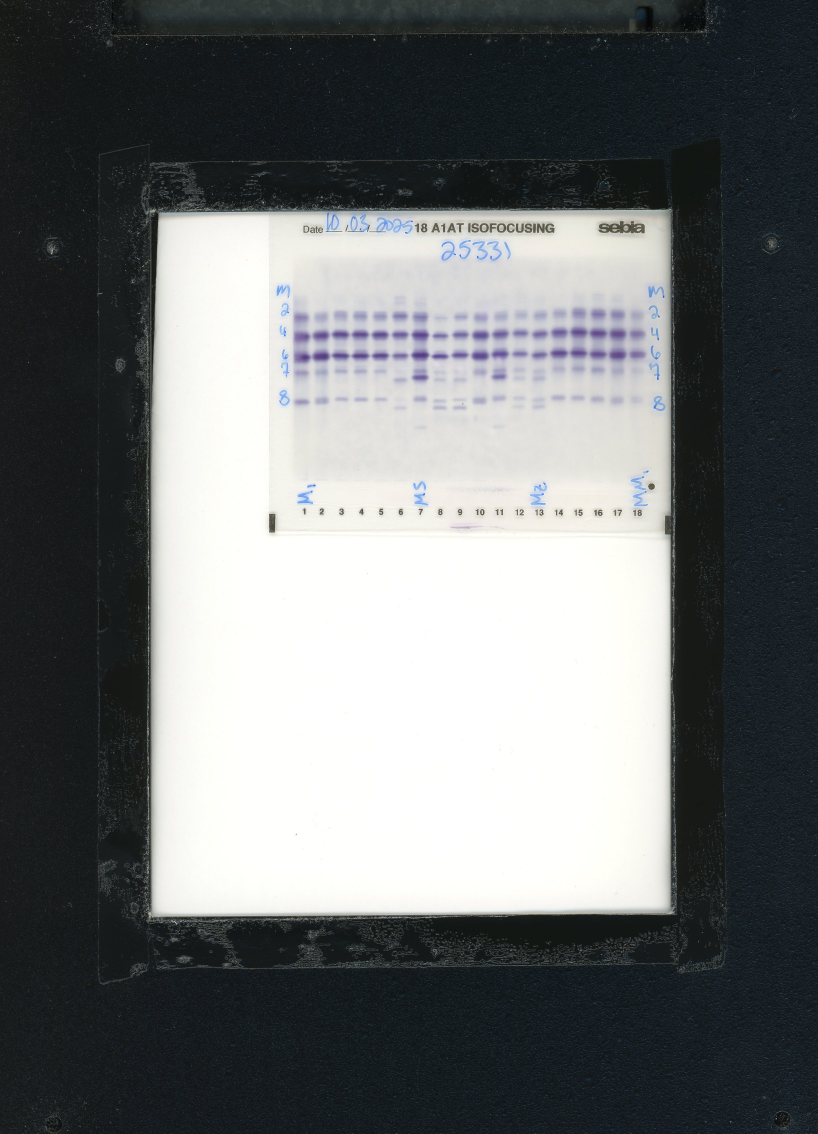
#> input picture gel_scans/25331.jpg, 2454 x 3401 px, given in place of 25331.jpeg, which was not available (shown at 1/3 size)
$ python Test_extraction.py
#> lines starting #> are read from the running program, lines starting #| are printed output that depends on the picture; pictures that were not available may be replaced by others from this repository, and a replacement may not be noted
# Gel Lane Extraction & 1D Trace Labelling Template
# Requirements: numpy, matplotlib, opencv-python, pandas, scipy

# pip install opencv-python
# pip install -U scikit-learn

import cv2
import numpy as np
import matplotlib.pyplot as plt
import pandas as pd
from scipy.signal import find_peaks
import os

# projectdirect = "C:/Users/M297055/OneDrive - Mayo Clinic/Documents/Research/"
projectdirect = "/Users/cvieni/Documents/Path_alpha1Gels_VB"
working_direct = os.path.join(projectdirect, "Wilrich_alpha1_Isofocus_machinelearning/")
img_direct = os.path.join(working_direct, "images/")

img_filename = "25331.jpeg"  # Change this to your PDF file
img_path = os.path.join(img_direct, img_filename)


img = cv2.imread(img_path, cv2.IMREAD_GRAYSCALE)
#> img: shape (3401, 2454); min 0, max 255, mean 110.7
img_invert = cv2.bitwise_not(img)
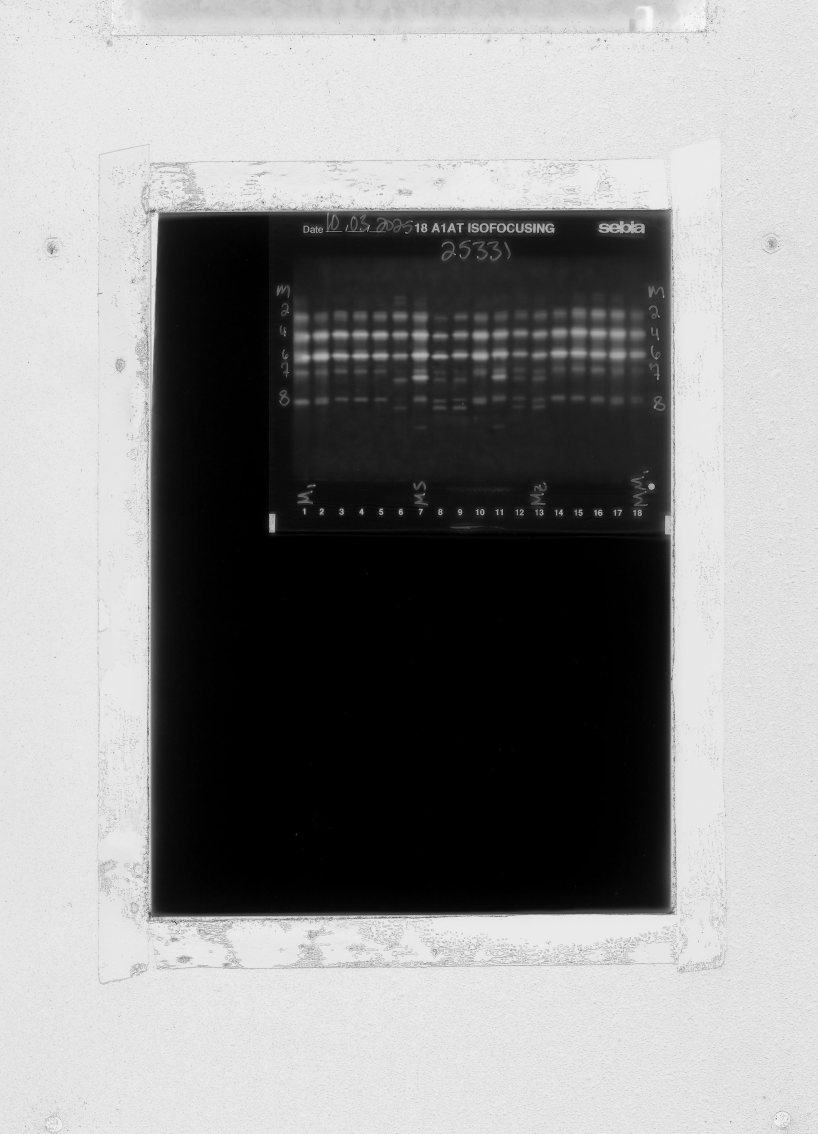
#> img_invert: shape (3401, 2454) (shown at 1/3 size); min 0, max 255, mean 144.3

# ---------------------------
# PARAMETERS
# ---------------------------
EXPECTED_LANES = 18
LANE_MIN_WIDTH_PX = 20  # minimum distance between lanes in pixels
TRACE_LENGTH = 512       # number of points in 1D trace
S_WINDOW = (0.40, 0.47) # fraction of trace for S peak
Z_WINDOW = (0.55, 0.62) # fraction of trace for Z peak

# ---------------------------
# 1. LOAD & PREPROCESS GEL IMAGE
# ---------------------------
def preprocess_gel(img_path):
    img = cv2.imread(img_path) # read array of image
    if img.ndim == 3: # 3 = color image; dimensions = 2 = grayscale
        g = cv2.cvtColor(img, cv2.COLOR_BGR2GRAY)
    else:
        g = img.copy()

    g = cv2.bitwise_not(g)  # make bands bright
    # background removal using morphological opening
    kernel = cv2.getStructuringElement(cv2.MORPH_ELLIPSE, (51,51))
    bg = cv2.morphologyEx(g, cv2.MORPH_OPEN, kernel)
    g = cv2.subtract(g, bg)
    g = cv2.medianBlur(g, 3) # smooth image with Gaussian blur
    return g

# ---------------------------
# 2. LANE DETECTION
# ---------------------------
# [26 lines left out: function detect_lanes, not called in this run]

# ---------------------------
# 3. EXTRACT 1D TRACE
# ---------------------------
def lane_trace(img, x0, x1, length=TRACE_LENGTH):
#> called with x0 = 100, x1 = 130, length = 512
    roi = img[:, x0:x1]
    trace = roi.mean(axis=1)  # collapse to 1D
#> trace = 3401 values, max 234.1 at index 348, min 211.3 at index 27, mean 228.9
    # normalize
    trace = (trace - np.percentile(trace, 5)) / (np.percentile(trace, 95) - np.percentile(trace, 5) + 1e-6)
#> trace = 3401 values, max 1.29 at index 348, min -2 at index 27, mean 0.537
    # resample
    trace_resampled = np.interp(np.linspace(0, len(trace)-1, length), np.arange(len(trace)), trace)
#> trace_resampled = 512 values, max 1.22 at index 93, min -1.94 at index 508, mean 0.537
    return trace_resampled


img = cv2.imread(img_path, cv2.IMREAD_GRAYSCALE)

# Optional: invert image if bands are dark
img = cv2.bitwise_not(img)

# ---------------------------
# DEFINE LANE (column range)
# ---------------------------
x0, x1 = 100, 130  # example column indices of a lane

# ---------------------------
# COMPUTE 1D TRACE
# ---------------------------
trace = lane_trace(img, x0, x1)
#> trace has the same summary as trace_resampled in lane_trace

# ---------------------------
# OVERLAY TRACE ON IMAGE
# ---------------------------
plt.figure(figsize=(8,10))
plt.imshow(img, cmap='gray', aspect='auto')

# Scale the normalized trace to the width of the lane
lane_center = (x0 + x1) / 2
lane_width = x1 - x0
# scale trace to lane width (pixels)
trace_scaled = trace * lane_width
#> trace_scaled = 512 values, max 36.55 at index 93, min -58.22 at index 508, mean 16.11
# x-coordinates of the trace: center + trace offset
x_overlay = lane_center - lane_width/2 + trace_scaled
#> x_overlay = 512 values, max 136.6 at index 93, min 41.78 at index 508, mean 116.1
# y-coordinates: linearly from top to bottom
y_overlay = np.linspace(0, img.shape[0]-1, TRACE_LENGTH)
#> y_overlay = 512 values from 0 to 3400

plt.plot(x_overlay, y_overlay, color='red', linewidth=2, label='Lane intensity trace')
plt.title(f"Lane intensity overlay: columns {x0}-{x1}")
plt.xlabel("Horizontal pixels")
plt.ylabel("Vertical pixels")
plt.legend()
plt.gca().invert_yaxis()  # optional: top of gel = 0
plt.show()
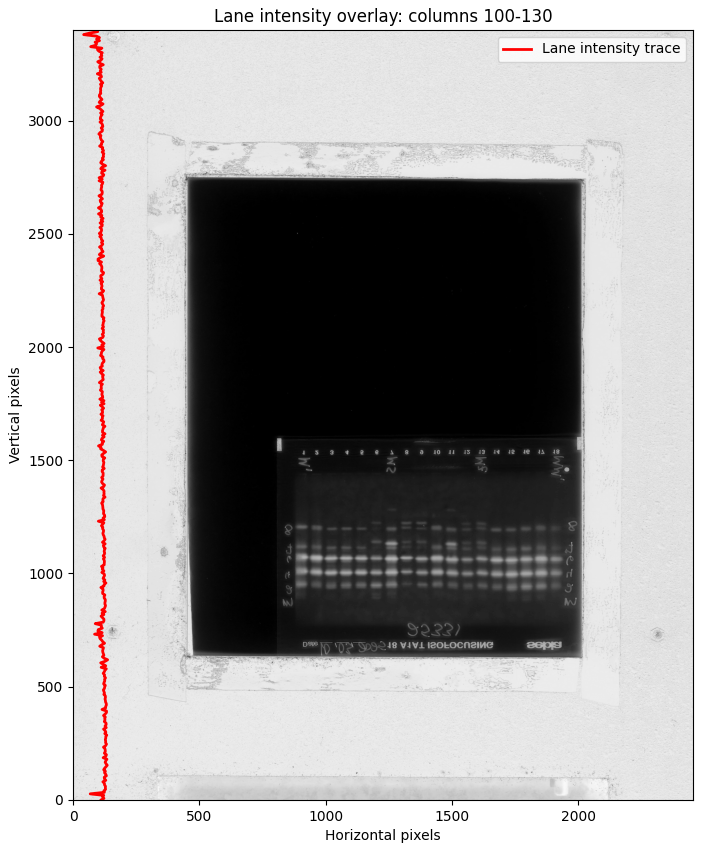
#> figure drawn by matplotlib, 1 panel


# ---------------------------
# 4. PLOT TRACES WITH S/Z WINDOWS
# ---------------------------
# [28 lines left out: functions plot_traces, export_csv, not called in this run]

# ---------------------------
# 6. MAIN PIPELINE
# ---------------------------
if __name__ == "__main__":
    gel_path = "gel_example.png"  # replace with your gel image path
    img = preprocess_gel(gel_path)
#> (the run stopped early here; a loop or call above may not have finished)

$ run again, with gel_scans/25332.jpg copied over gel_scans/25331.jpg
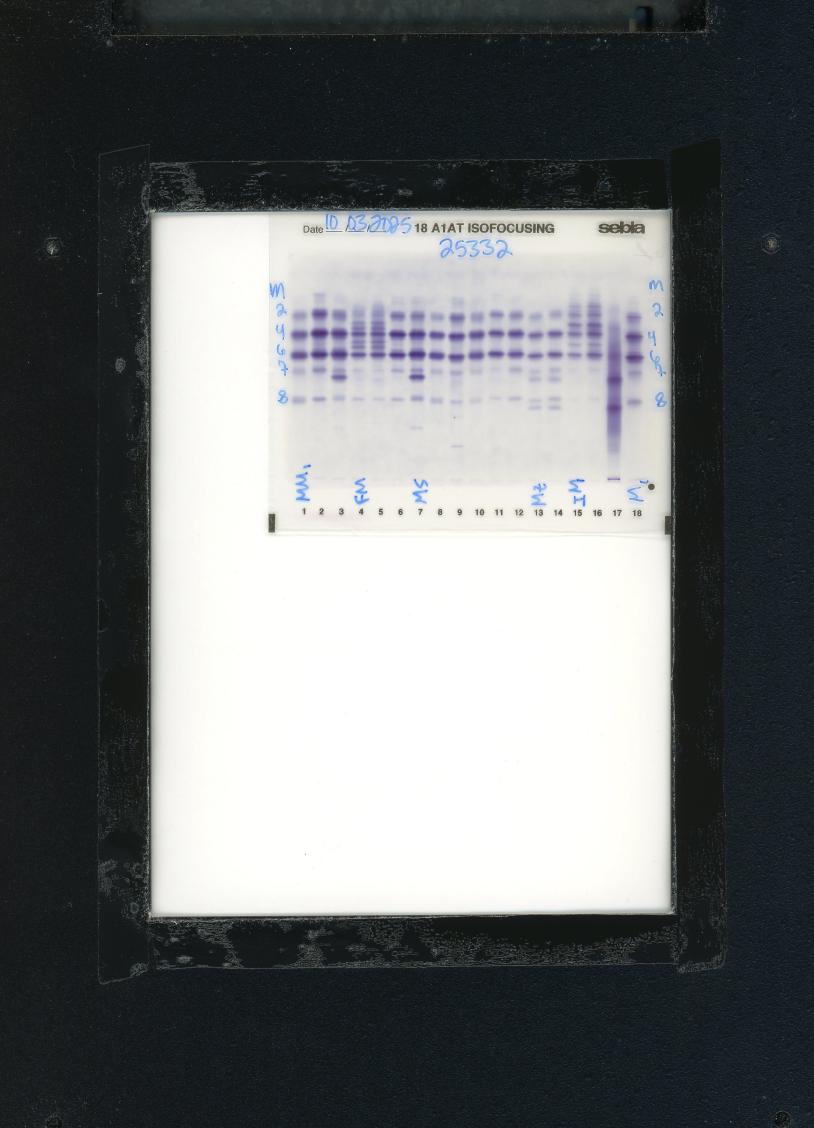
#> input picture gel_scans/25332.jpg, 2442 x 3383 px, given in place of 25331.jpeg, which was not available (shown at 1/3 size)
#> `img_invert = cv2.bitwise_not(img)`:
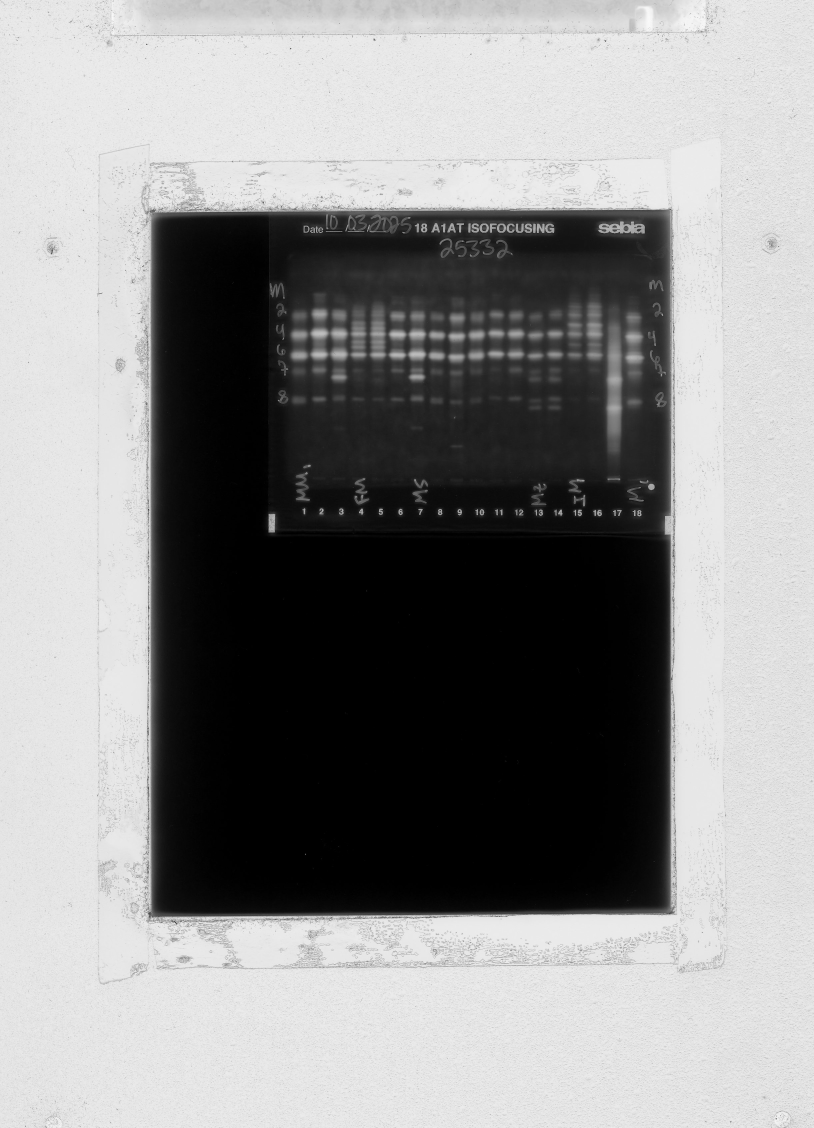
#> img_invert: shape (3383, 2442) (shown at 1/3 size); min 0, max 255, mean 144.1
#> in lane_trace, `trace = roi.mean(axis=1)`: trace = 3383 values, max 234 at index 328, min 211.5 at index 3380, mean 229.1
#> in lane_trace, `trace = (trace - np.percentile(trace, 5)) / (np.percentile(trace, 95) ..`: trace = 3383 values, max 1.28 at index 328, min -2.06 at index 3380, mean 0.54
#> trace_resampled = 512 values, max 1.17 at index 16, min -1.06 at index 505, mean 0.528
#> `trace = lane_trace(img, x0, x1)`: trace has the same summary as trace_resampled in lane_trace
#> trace_scaled = 512 values, max 35.04 at index 16, min -31.7 at index 505, mean 15.84
#> x_overlay = 512 values, max 135 at index 16, min 68.3 at index 505, mean 115.8
#> `plt.show()`:
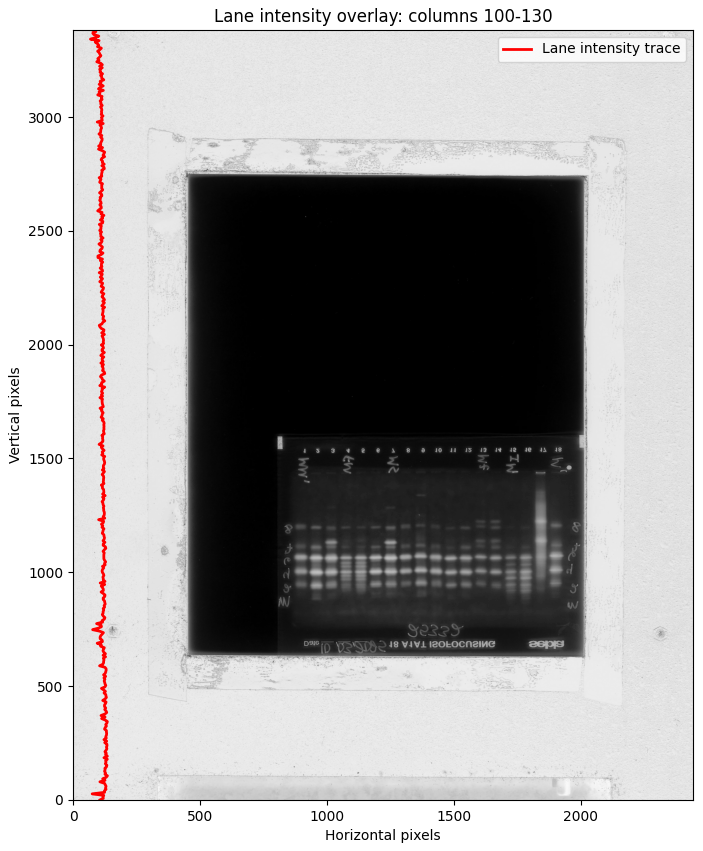
#> figure drawn by matplotlib, 1 panel
